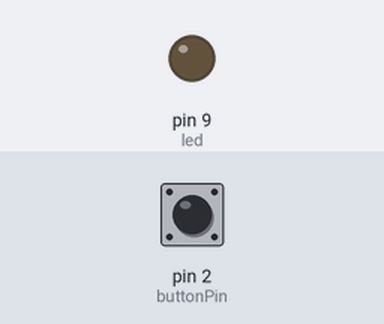
This sketch was run on a simulated Arduino Uno, built with avr-gcc and run on an emulated ATmega328P. Parts: output pins drawn as LEDs (lit = HIGH). Inputs (shaded band) come from the test bench; at power-on: pin 2 (buttonPin) LOW.

Above: at 1.2 s.
1.3 s: pin 2 (buttonPin) pulled HIGH for 1 s
At 1.6 s:
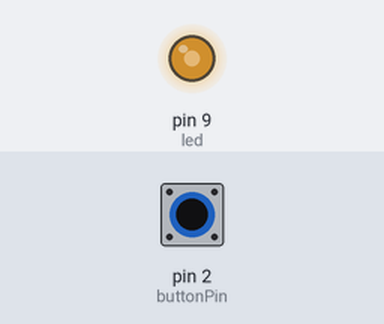
At 3.4 s:
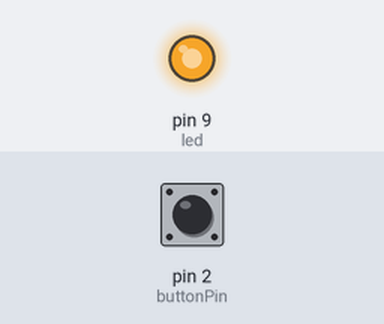
3.8 s: pin 2 (buttonPin) pulled HIGH for 0.15 s
At 4.7 s:
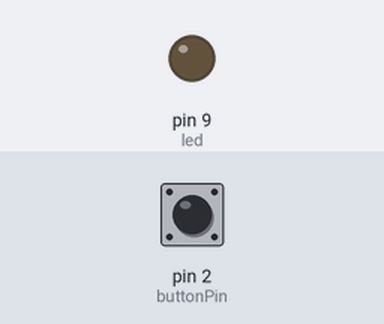
5.4 s: pin 2 (buttonPin) pulled HIGH for 3.2 s
Timing chart, 0 to 10.1 s (numbered marks = the images above; inputs shaded):
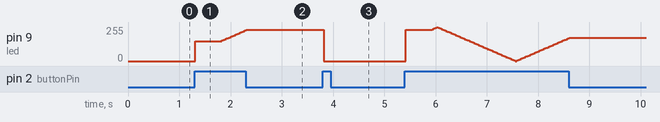

Measured:
- after the input at 1.3 s, pin 9 (led): moves from 0/255 to 235/255 over 1.0 s, starting at once
- after the input at 3.8 s, pin 9 (led): 235/255 → 0/255 at once

The sketch:

_08_bottone_multifunzione.ino
```cpp
// (licence header left out)
int led = 9;	           //Diamo un nome al PIN 9
int buttonPin = 2;       // Agganciamo un piedino del bottone al PIN 2

int buttonState = 0;      // Dove conserviamo lo stato del bottone
int old_buttonState = 0;  // Dove memorizzo lo stato precedente del bottone

int ledState = 0;       // Dove conserviamo lo stato del led

int luminosita = 150;
int variazione = 5;

unsigned long starttime = 0;

void setup() {
  pinMode(led, OUTPUT);	      // Dico ad A. che il PIN 9 funziona come OUTPUT
  pinMode(buttonPin, INPUT);  // Dico ad A. che il PIN 2 funziona come INPUT
}


void loop() {
  buttonState = digitalRead(buttonPin);   // 1. leggolo stato del bottone e lo memorizzo
                                          // nella variabile che abbiamo creato

                                          // 2. controllo che il bottone sia premuto
                                          // se lo è modifico lo stato del LED.

  if (buttonState == HIGH && old_buttonState == LOW){  // Effettuo un debouncing
    ledState = !ledState;                              // attraverso lo stato del bottone
    starttime = millis();                              // Memorizzo il tempo del momento in cui ho premuto il bottone

    delay(15);
 }

  if ((buttonState == HIGH && old_buttonState == HIGH)){        // Verifico se il bottone è ancora premuto
    if (ledState == HIGH && (millis() - starttime) > 500){    // Verifico se è premuto da più di 500 secondi
      luminosita += variazione;                              // modifico la luminosità
      delay(30);

      if (luminosita < 5 || luminosita >250){                // inverto la variazione ai margini
        variazione = -variazione;
      }

    }
  }

  old_buttonState = buttonState;


  if (ledState == HIGH) {
    // turn LED on:
    analogWrite(led, luminosita);
  }
  else {
    // turn LED off:
    digitalWrite(led, LOW);
  }

}
```
